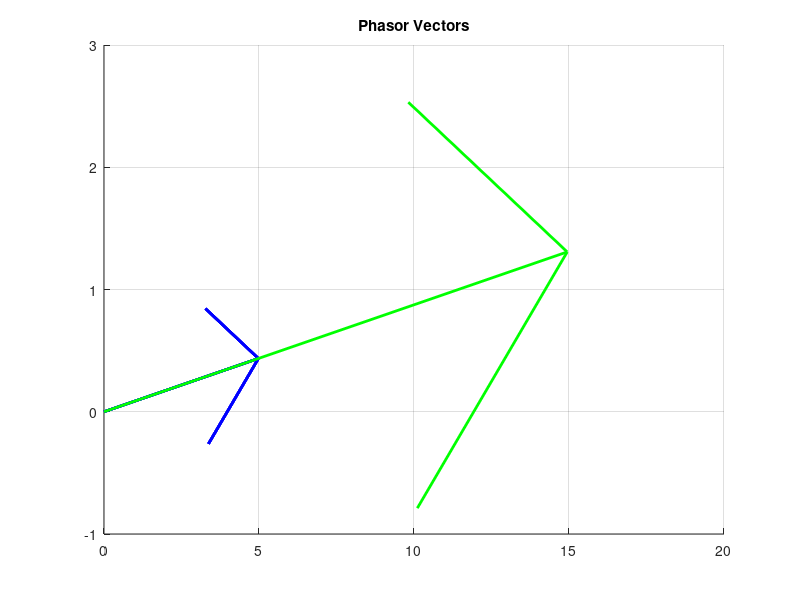
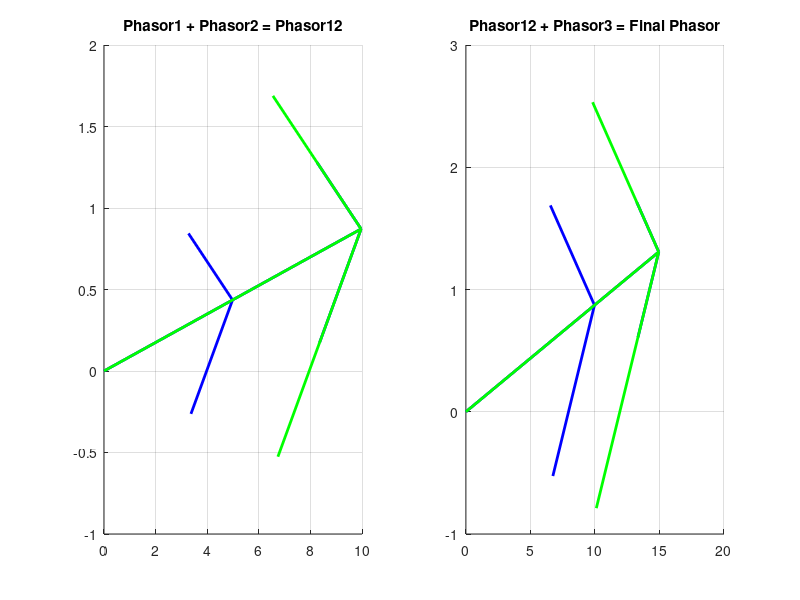

The MATLAB script that drew these images, in order: (Note: this script raises an error after producing the figures.)

%% سوال 1

fprintf("Hello, this is a program for adding three sine waves.\n");
W = input("Please enter the frequency(W) of the waves: ");
A1 = input("Please enter the magnitude of the first wave:\nA1=");
P1 = input("Please enter the phase of the first wave:\nPhi1=");
A2 = input("Please enter the magnitude of the second wave:\nA2=");
P2 = input("Please enter the phase of the second wave:\nPhi2=");
A3 = input("Please enter the magnitude of the third wave:\nA3=");
P3 = input("Please enter the phase of the third wave:\nPhi3=");

phi1 = mod(P1,360)/180*pi;
phi2 = mod(P2,360)/180*pi;
phi3 = mod(P3,360)/180*pi;

phasor1 = A1*cos(phi1) + 1i*A1*sin(phi1);
phasor2 = A2*cos(phi2) + 1i*A2*sin(phi2);
phasor3 = A3*cos(phi3) + 1i*A3*sin(phi3);

final_phasor = phasor1 + phasor2 + phasor3;

real_part = real(final_phasor);
imag_part = imag(final_phasor);

final_A = sqrt(real_part^2 + imag_part^2);
final_phi = atan2(imag_part,real_part);
final_phi_degree = final_phi/pi * 180;

fprintf("x(t) = %.2fCos(%dt+%.2f)\n",final_A,W,final_phi);

figure;
hold on
grid on
title("Phasor Vectors")
quiver(0,0,real(phasor1),imag(phasor1),0,"Color","blue","LineWidth",2);
quiver(0,0,real(phasor2),imag(phasor2),0,"Color","blue","LineWidth",2);
quiver(0,0,real(phasor3),imag(phasor3),0,"Color","blue","LineWidth",2);
quiver(0,0,real(final_phasor),imag(final_phasor),0,"Color","green","LineWidth",2);

figure;

subplot(1,2,1)
first_add = phasor1 + phasor2;
hold on
grid on
title("Phasor1 + Phasor2 = Phasor12")
quiver(0,0,real(phasor1),imag(phasor1),0,"Color","blue","LineWidth",2);
quiver(real(phasor1),imag(phasor1),real(phasor2),imag(phasor2),0,"Color","blue","LineWidth",2);
quiver(0,0,real(first_add),imag(first_add),0,"Color","green","LineWidth",2);

subplot(1,2,2)
second_add = first_add + phasor3;
hold on
grid on
title("Phasor12 + Phasor3 = Final Phasor")
quiver(0,0,real(first_add),imag(first_add),0,"Color","blue","LineWidth",2);
quiver(real(first_add),imag(first_add),real(phasor3),imag(phasor3),0,"Color","blue","LineWidth",2);
quiver(0,0,real(second_add),imag(second_add),0,"Color","green","LineWidth",2);


%% سوال 2 بخش 1
[sound, ~] = audioread("Music.wav");
Fs = 48000;
first_channel = sound(:,1);
second_channel = sound(:,2);
average_sound = (first_channel + second_channel)/2;
soundsc(average_sound,Fs);

figure;
plot(sound);
title("Audio Signal Containing Two Channels")
grid on

%% سوال 2 بخش 2

a=1;
b=zeros(1,1+0.2*Fs);
b(1)=1;
b(1+0.2*Fs)=0.8;

filtered_audio_1 = filter(b,a,average_sound);

figure;
plot(filtered_audio_1);
title("Filtered Audio Signal")
grid on

soundsc(filtered_audio_1,Fs);

%% سوال 2 بخش 3

unfiltered_audio_1 = filter(a,b,filtered_audio_1);

figure;
plot(unfiltered_audio_1);
title("Unfiltered Audio Signal")
grid on

soundsc(unfiltered_audio_1,Fs);

%% سوال 2 بخش 4

a=1;
b=zeros(1,1+0.3*Fs);
b(1)=1;
b(1+0.1*Fs)=0.8;
b(1+0.2*Fs)=0.64;
b(1+0.3*Fs)=0.512;

filtered_audio_2 = filter(b,a,average_sound);

unfiltered_audio_2 = filter(a,b,filtered_audio_2);

figure;

subplot(3,1,1);
plot(average_sound);
title("Main Audio Signal")
grid on

subplot(3,1,2);
plot(filtered_audio_2);
title("Filtered Audio Signal")
grid on

subplot(3,1,3);
plot(unfiltered_audio_2);
title("Unfiltered Audio Signal")
grid on

soundsc(filtered_audio_2,Fs);

%% سوال 2 بخش 5

n1 = randn(1258790,1)./10;
noisy_audio_guassian = n1 + average_sound;

n2 = rand(1258790,1)*0.2 - 0.1;
noisy_audio_uniform = n2 + average_sound;

figure;

subplot(2,1,1);
plot(noisy_audio_guassian);
title("Audio Signal With Gaussian Noise")
grid on

subplot(2,1,2);
plot(noisy_audio_uniform);
title("Audio Signal With Uniform Noise")
grid on

soundsc(noisy_audio_uniform,Fs);

%% سوال 2 بخش 6

t = 0:1/Fs:(1258790-1)/Fs;
w = linspace(1000*2*pi,2000*2*pi,length(t)); 
sine_wave = sin(w.*t);
sine_wave_T = sine_wave';
final_wave = average_sound + sine_wave_T;

figure;
plot(final_wave);
title("Audio Signal With Increasing-Frequency Sine Wave")
grid on

soundsc(final_wave,Fs);
audiowrite("MusicWithSin.wav",final_wave,48000);

%% سوال 3 بخش 1

image = imread("MyPhoto.jpg");

figure;
imshow(image);
title("Arbitrary Image Loaded and Shown In Matlab")

%% سوال 3 بخش 2

image_R_channel = image(:,:,1);
image_G_channel = image(:,:,2);
image_B_channel = image(:,:,3);

allBlack = zeros(size(image,1,2),class(image));
justR = cat(3,image_R_channel,allBlack,allBlack);
justG = cat(3,allBlack,image_G_channel,allBlack);
justB = cat(3,allBlack,allBlack,image_B_channel);

figure;

subplot(2,2,1);
imshow(image);
title("Main Image")

subplot(2,2,2);
imshow(image_R_channel);
title("R Channel")

subplot(2,2,3);
imshow(image_G_channel);
title("G Channel")

subplot(2,2,4);
imshow(image_B_channel);
title("B Channel")

figure;

subplot(2,2,1);
imshow(image);
title("Main Image")

subplot(2,2,2);
imshow(justR);
title("R Channel in Color Scale")

subplot(2,2,3);
imshow(justG);
title("G Channel in Color Scale")

subplot(2,2,4);
imshow(justB);
title("B Channel in Color Scale")

%% سوال 3 بخش 3

average_image = (image_R_channel + image_G_channel + image_B_channel)./3;
rgb2gray_scale_image = rgb2gray(image);
color_channels_sub = justR + justG + justB;

figure;
imshow(average_image);
title("Average of RGB Channels")


figure;
imshow(rgb2gray_scale_image);
title("rgb2gray Image")

figure;
imshow(color_channels_sub);
title("Sub of Color Channels")


%% سوال 3 بخش 4

city_image = imread("image.png");
city_image_gray = rgb2gray(city_image);


G_x = [1 0 -1;
       2 0 -2;
       1 0 -1];

G_y = [1 2 1;
       0 0 0;
     -1 -2 -1];

horizontally_filtered_image = (conv2(city_image_gray,G_x));
vertically_filtered_image = (conv2(city_image_gray,G_y));

filtered_image = uint8(sqrt(horizontally_filtered_image.^2 + vertically_filtered_image.^2));

figure;
imshow(filtered_image);
title("Filtered Image")
